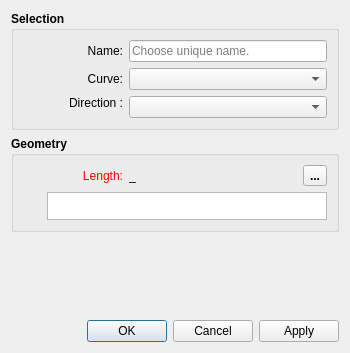
<?xml version="1.0" encoding="UTF-8"?>
<ui version="4.0">
 <class>DialogCutSpline</class>
 <widget class="QDialog" name="DialogCutSpline">
  <property name="geometry">
   <rect>
    <x>0</x>
    <y>0</y>
    <width>350</width>
    <height>353</height>
   </rect>
  </property>
  <property name="minimumSize">
   <size>
    <width>270</width>
    <height>0</height>
   </size>
  </property>
  <property name="windowTitle">
   <string>Point - On Curve</string>
  </property>
  <property name="windowIcon">
   <iconset resource="../../../vmisc/share/resources/icon.qrc">
    <normaloff>:/icon/64x64/icon64x64.png</normaloff>:/icon/64x64/icon64x64.png</iconset>
  </property>
  <layout class="QVBoxLayout" name="verticalLayout_3">
   <item>
    <widget class="QGroupBox" name="selection_GroupBox">
     <property name="sizePolicy">
      <sizepolicy hsizetype="Expanding" vsizetype="Preferred">
       <horstretch>0</horstretch>
       <verstretch>0</verstretch>
      </sizepolicy>
     </property>
     <property name="minimumSize">
      <size>
       <width>0</width>
       <height>0</height>
      </size>
     </property>
     <property name="font">
      <font>
       <pointsize>9</pointsize>
       <bold>true</bold>
      </font>
     </property>
     <property name="title">
      <string>Selection</string>
     </property>
     <layout class="QVBoxLayout" name="verticalLayout">
      <item>
       <layout class="QFormLayout" name="formLayout">
        <item row="0" column="0">
         <widget class="QLabel" name="labelEditNamePoint">
          <property name="sizePolicy">
           <sizepolicy hsizetype="Fixed" vsizetype="Preferred">
            <horstretch>0</horstretch>
            <verstretch>0</verstretch>
           </sizepolicy>
          </property>
          <property name="minimumSize">
           <size>
            <width>100</width>
            <height>0</height>
           </size>
          </property>
          <property name="font">
           <font>
            <pointsize>9</pointsize>
            <bold>false</bold>
           </font>
          </property>
          <property name="text">
           <string>Name:</string>
          </property>
          <property name="alignment">
           <set>Qt::AlignRight|Qt::AlignTrailing|Qt::AlignVCenter</set>
          </property>
         </widget>
        </item>
        <item row="0" column="1">
         <widget class="QLineEdit" name="lineEditNamePoint">
          <property name="minimumSize">
           <size>
            <width>80</width>
            <height>0</height>
           </size>
          </property>
          <property name="font">
           <font>
            <pointsize>9</pointsize>
            <bold>false</bold>
           </font>
          </property>
          <property name="toolTip">
           <string>Unique name</string>
          </property>
          <property name="placeholderText">
           <string>Choose unique name.</string>
          </property>
         </widget>
        </item>
        <item row="1" column="0">
         <widget class="QLabel" name="Curve_Label">
          <property name="sizePolicy">
           <sizepolicy hsizetype="Fixed" vsizetype="Preferred">
            <horstretch>0</horstretch>
            <verstretch>0</verstretch>
           </sizepolicy>
          </property>
          <property name="minimumSize">
           <size>
            <width>100</width>
            <height>0</height>
           </size>
          </property>
          <property name="font">
           <font>
            <pointsize>9</pointsize>
            <bold>false</bold>
           </font>
          </property>
          <property name="text">
           <string>Curve:</string>
          </property>
          <property name="alignment">
           <set>Qt::AlignRight|Qt::AlignTrailing|Qt::AlignVCenter</set>
          </property>
         </widget>
        </item>
        <item row="1" column="1">
         <widget class="QComboBox" name="comboBoxSpline">
          <property name="sizePolicy">
           <sizepolicy hsizetype="Expanding" vsizetype="Fixed">
            <horstretch>0</horstretch>
            <verstretch>0</verstretch>
           </sizepolicy>
          </property>
          <property name="minimumSize">
           <size>
            <width>80</width>
            <height>0</height>
           </size>
          </property>
          <property name="font">
           <font>
            <pointsize>9</pointsize>
            <bold>false</bold>
           </font>
          </property>
         </widget>
        </item>
        <item row="2" column="0">
         <widget class="QLabel" name="direction_Label_2">
          <property name="minimumSize">
           <size>
            <width>100</width>
            <height>0</height>
           </size>
          </property>
          <property name="font">
           <font>
            <pointsize>9</pointsize>
            <bold>false</bold>
           </font>
          </property>
          <property name="text">
           <string>Direction :</string>
          </property>
          <property name="alignment">
           <set>Qt::AlignRight|Qt::AlignTop|Qt::AlignTrailing</set>
          </property>
         </widget>
        </item>
        <item row="2" column="1">
         <widget class="QComboBox" name="direction_ComboBox">
          <property name="font">
           <font>
            <pointsize>9</pointsize>
            <bold>false</bold>
           </font>
          </property>
         </widget>
        </item>
       </layout>
      </item>
     </layout>
    </widget>
   </item>
   <item>
    <widget class="QGroupBox" name="geometry_GroupBox">
     <property name="sizePolicy">
      <sizepolicy hsizetype="Expanding" vsizetype="Preferred">
       <horstretch>0</horstretch>
       <verstretch>0</verstretch>
      </sizepolicy>
     </property>
     <property name="minimumSize">
      <size>
       <width>0</width>
       <height>0</height>
      </size>
     </property>
     <property name="font">
      <font>
       <pointsize>9</pointsize>
       <bold>true</bold>
      </font>
     </property>
     <property name="title">
      <string>Geometry</string>
     </property>
     <layout class="QVBoxLayout" name="verticalLayout_2">
      <item>
       <layout class="QHBoxLayout" name="horizontalLayout">
        <item alignment="Qt::AlignLeft">
         <widget class="QLabel" name="labelEditFormula">
          <property name="sizePolicy">
           <sizepolicy hsizetype="Fixed" vsizetype="Preferred">
            <horstretch>0</horstretch>
            <verstretch>0</verstretch>
           </sizepolicy>
          </property>
          <property name="minimumSize">
           <size>
            <width>100</width>
            <height>0</height>
           </size>
          </property>
          <property name="palette">
           <palette>
            <active>
             <colorrole role="WindowText">
              <brush brushstyle="SolidPattern">
               <color alpha="255">
                <red>255</red>
                <green>0</green>
                <blue>0</blue>
               </color>
              </brush>
             </colorrole>
            </active>
            <inactive>
             <colorrole role="WindowText">
              <brush brushstyle="SolidPattern">
               <color alpha="255">
                <red>255</red>
                <green>0</green>
                <blue>0</blue>
               </color>
              </brush>
             </colorrole>
            </inactive>
            <disabled>
             <colorrole role="WindowText">
              <brush brushstyle="SolidPattern">
               <color alpha="255">
                <red>159</red>
                <green>158</green>
                <blue>158</blue>
               </color>
              </brush>
             </colorrole>
            </disabled>
           </palette>
          </property>
          <property name="font">
           <font>
            <pointsize>9</pointsize>
            <bold>false</bold>
           </font>
          </property>
          <property name="text">
           <string>Length:</string>
          </property>
          <property name="alignment">
           <set>Qt::AlignRight|Qt::AlignTrailing|Qt::AlignVCenter</set>
          </property>
         </widget>
        </item>
        <item>
         <widget class="QLabel" name="labelResultCalculation">
          <property name="sizePolicy">
           <sizepolicy hsizetype="Fixed" vsizetype="Preferred">
            <horstretch>0</horstretch>
            <verstretch>0</verstretch>
           </sizepolicy>
          </property>
          <property name="minimumSize">
           <size>
            <width>85</width>
            <height>0</height>
           </size>
          </property>
          <property name="font">
           <font>
            <pointsize>9</pointsize>
            <bold>false</bold>
           </font>
          </property>
          <property name="toolTip">
           <string>Value</string>
          </property>
          <property name="whatsThis">
           <string notr="true"/>
          </property>
          <property name="text">
           <string notr="true">_</string>
          </property>
         </widget>
        </item>
        <item>
         <spacer name="horizontalSpacer">
          <property name="orientation">
           <enum>Qt::Horizontal</enum>
          </property>
          <property name="sizeHint" stdset="0">
           <size>
            <width>10</width>
            <height>20</height>
           </size>
          </property>
         </spacer>
        </item>
        <item alignment="Qt::AlignRight">
         <widget class="QToolButton" name="toolButtonExprLength">
          <property name="toolTip">
           <string>Formula wizard</string>
          </property>
          <property name="text">
           <string notr="true">...</string>
          </property>
          <property name="icon">
           <iconset resource="../../../vmisc/share/resources/icon.qrc">
            <normaloff>:/icon/24x24/fx.png</normaloff>:/icon/24x24/fx.png</iconset>
          </property>
          <property name="iconSize">
           <size>
            <width>24</width>
            <height>24</height>
           </size>
          </property>
         </widget>
        </item>
       </layout>
      </item>
      <item>
       <layout class="QHBoxLayout" name="horizontalLayout_5">
        <item>
         <widget class="QPushButton" name="pushButtonGrowLength">
          <property name="maximumSize">
           <size>
            <width>18</width>
            <height>18</height>
           </size>
          </property>
          <property name="sizeIncrement">
           <size>
            <width>0</width>
            <height>0</height>
           </size>
          </property>
          <property name="toolTip">
           <string>&lt;html&gt;&lt;head/&gt;&lt;body&gt;&lt;p&gt;Show full calculation in message box&lt;/p&gt;&lt;/body&gt;&lt;/html&gt;</string>
          </property>
          <property name="text">
           <string notr="true"/>
          </property>
          <property name="icon">
           <iconset theme="go-down">
            <normaloff>.</normaloff>.</iconset>
          </property>
          <property name="iconSize">
           <size>
            <width>16</width>
            <height>16</height>
           </size>
          </property>
          <property name="flat">
           <bool>true</bool>
          </property>
         </widget>
        </item>
        <item>
         <widget class="QPlainTextEdit" name="plainTextEditFormula">
          <property name="sizePolicy">
           <sizepolicy hsizetype="Expanding" vsizetype="Preferred">
            <horstretch>0</horstretch>
            <verstretch>0</verstretch>
           </sizepolicy>
          </property>
          <property name="maximumSize">
           <size>
            <width>16777215</width>
            <height>28</height>
           </size>
          </property>
          <property name="font">
           <font>
            <pointsize>9</pointsize>
            <bold>false</bold>
           </font>
          </property>
          <property name="toolTip">
           <string>Calculation</string>
          </property>
          <property name="tabChangesFocus">
           <bool>true</bool>
          </property>
         </widget>
        </item>
       </layout>
      </item>
     </layout>
    </widget>
   </item>
   <item>
    <spacer name="verticalSpacer">
     <property name="orientation">
      <enum>Qt::Vertical</enum>
     </property>
     <property name="sizeHint" stdset="0">
      <size>
       <width>20</width>
       <height>17</height>
      </size>
     </property>
    </spacer>
   </item>
   <item>
    <widget class="QDialogButtonBox" name="buttonBox">
     <property name="orientation">
      <enum>Qt::Horizontal</enum>
     </property>
     <property name="standardButtons">
      <set>QDialogButtonBox::Apply|QDialogButtonBox::Cancel|QDialogButtonBox::Ok</set>
     </property>
    </widget>
   </item>
  </layout>
 </widget>
 <tabstops>
  <tabstop>plainTextEditFormula</tabstop>
  <tabstop>comboBoxSpline</tabstop>
  <tabstop>buttonBox</tabstop>
 </tabstops>
 <resources>
  <include location="../../../vmisc/share/resources/icon.qrc"/>
 </resources>
 <connections>
  <connection>
   <sender>buttonBox</sender>
   <signal>accepted()</signal>
   <receiver>DialogCutSpline</receiver>
   <slot>accept()</slot>
   <hints>
    <hint type="sourcelabel">
     <x>248</x>
     <y>254</y>
    </hint>
    <hint type="destinationlabel">
     <x>157</x>
     <y>274</y>
    </hint>
   </hints>
  </connection>
  <connection>
   <sender>buttonBox</sender>
   <signal>rejected()</signal>
   <receiver>DialogCutSpline</receiver>
   <slot>reject()</slot>
   <hints>
    <hint type="sourcelabel">
     <x>316</x>
     <y>260</y>
    </hint>
    <hint type="destinationlabel">
     <x>286</x>
     <y>274</y>
    </hint>
   </hints>
  </connection>
 </connections>
 <buttongroups>
  <buttongroup name="direction_ButtonGroup"/>
 </buttongroups>
</ui>
